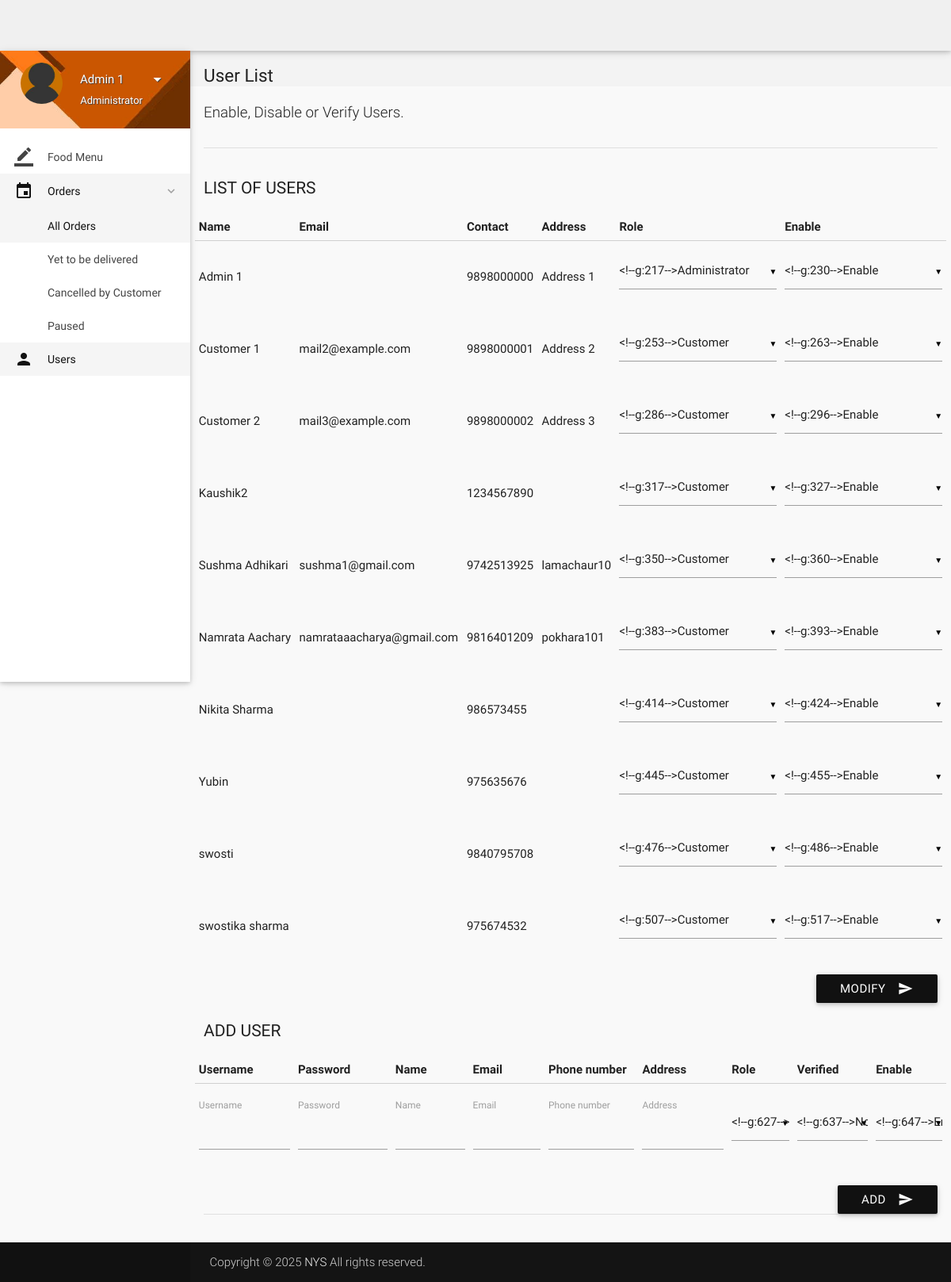
Screenshot of /account/users.php (signed in) with the database file from the repository.
### tables this page shows
CREATE TABLE `users` (
  `id` int(11) NOT NULL,
  `role` varchar(15) NOT NULL DEFAULT 'Customer',
  `name` varchar(15) NOT NULL,
  `username` varchar(100) NOT NULL,
  `password` varchar(16) NOT NULL,
  `email` varchar(35) DEFAULT NULL,
  `address` varchar(300) DEFAULT NULL,
  `contact` bigint(11) NOT NULL,
  `verified` tinyint(1) NOT NULL DEFAULT 0,
  `deleted` tinyint(4) NOT NULL DEFAULT 0
);

### account/includes/connect.php (called while the page is built, shortened)
<?php
$name = $_SESSION['name'];
$role = $_SESSION['role'];
?>

### account/users.php (the view, shortened to what this page needs)
<?php
include 'includes/connect.php';
	if($_SESSION['admin_sid']==session_id())
	{
		?>
<!DOCTYPE html>
<html lang="en">
<head>
  <link href="css/materialize.min.css" type="text/css" rel="stylesheet" media="screen,projection">
  <link href="css/style.min.css" type="text/css" rel="stylesheet" media="screen,projection">
  <link href="css/custom/custom.min.css" type="text/css" rel="stylesheet" media="screen,projection">
  <link href="js/plugins/perfect-scrollbar/perfect-scrollbar.css" type="text/css" rel="stylesheet" media="screen,projection">
</head>
<body>
  <header id="header" class="page-topbar">
        <div class="navbar-fixed">
            <nav class="navbar-color">
                <div class="nav-wrapper">
                </div>
            </nav>
        </div>
  </header>
  <div id="main">
    <div class="wrapper">
      <aside id="left-sidebar-nav">
        <ul id="slide-out" class="side-nav fixed leftside-navigation">
            <li class="user-details cyan darken-2">
            <div class="row">
                <div class="col col s4 m4 l4">
                    <img src="images/avatar.jpg" alt="" class="circle responsive-img valign profile-image">
                </div>
                <div class="col col s8 m8 l8">
                    <a class="btn-flat dropdown-button waves-effect waves-light white-text profile-btn" href="#" data-activates="profile-dropdown"><?php echo $name;?> <i class="mdi-navigation-arrow-drop-down right"></i></a>
                    <p class="user-roal"><?php echo $role;?></p>
                </div>
            </div>
            </li>
            <li class="bold"><a href="index.php" class="waves-effect waves-cyan"><i class="mdi-editor-border-color"></i> Food Menu</a>
            </li>
            <li class="no-padding">
            <ul class="collapsible collapsible-accordion">
              <li class="bold"><a class="collapsible-header waves-effect waves-cyan active"><i class="mdi-editor-insert-invitation"></i> Orders</a>
                <div class="collapsible-body">
                  <ul>
                    <li class="<?php if (!isset($_GET['status'])) echo 'active'; ?>"><a href="all-orders.php">All Orders</a></li>
                    <?php
                    $allowed_statuses = array('Yet to be delivered', 'Cancelled by Customer', 'Paused');
                    foreach ($allowed_statuses as $allowed_status) {
                      $active = (isset($_GET['status']) && $_GET['status'] == $allowed_status) ? 'active' : '';
                      echo '<li class="'.$active.'"><a href="all-orders.php?status='.$allowed_status.'">'.$allowed_status.'</a></li>';
                    }
                    ?>
                  </ul>
                </div>
              </li>
            </ul>
          </li>
            <li class="bold active"><a href="users.php" class="waves-effect waves-cyan"><i class="mdi-social-person"></i> Users</a>
            </li>
        </ul>
        </aside>
      <section id="content">
        <div id="breadcrumbs-wrapper">
          <div class="container">
            <div class="row">
              <div class="col s12 m12 l12">
                <h5 class="breadcrumbs-title">User List</h5>
              </div>
            </div>
          </div>
        </div>
        <div class="container">
          <p class="caption">Enable, Disable or Verify Users.</p>
          <div class="divider"></div>
          <div id="editableTable" class="section">
		  <form class="formValidate" id="formValidate1" method="post" action="routers/user-router.php" novalidate="novalidate">
            <div class="row">
              <div class="col s12 m4 l3">
                <h4 class="header">List of users</h4>
              </div>
              <div>
<table>
                    <thead>
                      <tr>
                        <th data-field="name">Name</th>
                        <th data-field="price">Email</th>
                        <th data-field="price">Contact</th>
                        <th data-field="price">Address</th>
                        <th data-field="price">Role</th>
                        <th data-field="price">Enable</th>
                      </tr>
                    </thead>
                    <tbody>
				<?php
				$result = mysqli_query($con, "SELECT * FROM users");
				while($row = mysqli_fetch_array($result))
				{
					echo '<tr><td>'.$row["name"].'</td>';
					echo '<td>'.$row["email"].'</td>';
					echo '<td>'.$row["contact"].'</td>';
					echo '<td>'.$row["address"].'</td>';
					echo '<td><select name="'.$row['id'].'_role">
                      <option value="Administrator"'.($row['role']=='Administrator' ? 'selected' : '').'>Administrator</option>
                      <option value="Customer"'.($row['role']=='Customer' ? 'selected' : '').'>Customer</option>
                    </select></td>';
					echo '<td><select name="'.$row['id'].'_deleted">
                      <option value="1"'.($row['deleted'] ? 'selected' : '').'>Disable</option>
                      <option value="0"'.(!$row['deleted'] ? 'selected' : '').'>Enable</option>
                    </select></td>';
				}
				?>
                    </tbody>
</table>
              </div>
			  <div class="input-field col s12">
                              <button class="btn cyan waves-effect waves-light right" type="submit" name="action">Modify
                                <i class="mdi-content-send right"></i>
                              </button>
                            </div>
            </div>
			</form>
		  <form class="formValidate" id="formValidate" method="post" action="routers/add-users.php" novalidate="novalidate">
            <div class="row">
              <div class="col s12 m4 l3">
                <h4 class="header">Add User</h4>
              </div>
              <div>
<table>
                    <thead>
                      <tr>
                        <th data-field="name">Username</th>
                        <th data-field="name">Password</th>
                        <th data-field="name">Name</th>
                        <th data-field="price">Email</th>
                        <th data-field="price">Phone number</th>
                        <th data-field="price">Address</th>
                        <th data-field="price">Role</th>
                        <th data-field="price">Verified</th>
                        <th data-field="price">Enable</th>
                      </tr>
                    </thead>
                    <tbody>
				<?php
					echo '<tr><td><label for="username">Username</label><input id="username" name="username" type="text" data-error=".errorTxt02"><div class="errorTxt02"></div></td>';
					echo '<td><label for="password">Password</label><input id="password" name="password" type="password" data-error=".errorTxt03"><div class="errorTxt03"></div></td>';
					echo '<td><label for="name">Name</label><input id="name" name="name" type="text" data-error=".errorTxt04"><div class="errorTxt04"></div></td>';
					echo '<td><label for="email">Email</label><input id="email" name="email" type="email"></td>';
					echo '<td><label for="contact">Phone number</label><input id="contact" name="contact" type="number" data-error=".errorTxt05"><div class="errorTxt05"></div></td>';
					echo '<td><label for="address">Address</label><input id="address" name="address" type="text" data-error=".errorTxt06"><div class="errorTxt06"></div></td>';
					echo '<td><select name="role">
                      <option value="Administrator">Administrator</option>
                      <option value="Customer" selected>Customer</option>
                    </select></td>';
					echo '<td><select name="verified">
                      <option value="1">Verified</option>
                      <option value="0" selected>Not Verified</option>
                    </select></td>';
					echo '<td><select name="deleted">
                      <option value="1">Disable</option>
                      <option value="0" selected>Enable</option>
                    </select></td></tr>';
				?>
                    </tbody>
</table>
              </div>
			  <div class="input-field col s12">
                              <button class="btn cyan waves-effect waves-light right" type="submit" name="action">Add
                                <i class="mdi-content-send right"></i>
                              </button>
                            </div>
            </div>
			</form>
            <div class="divider"></div>
          </div>
        </div>
        </div>
    </div>
  <footer class="page-footer">
    <div class="footer-copyright">
      <div class="container">
        <span>Copyright © 2025 <a class="grey-text text-lighten-4" href="#" target="_blank">NYS</a> All rights reserved.</span>
        </div>
    </div>
  </footer>
</body>
</html>
<?php
	}
?>

### account/users.php (style rules this page uses)
#header.page-topbar { background-color: #f0f0f0; }
#header.page-topbar .navbar-fixed .navbar-color { background-color: #f0f0f0; }

### rows the page displays
users: name "Admin 1", contact "9898000000", address "Address 1"
users: name "Customer 1", email "mail2@example.com", contact "9898000001", address "Address 2"
users: name "Customer 2", email "mail3@example.com", contact "9898000002", address "Address 3"
users: name "Kaushik2", contact "1234567890"
users: name "Sushma Adhikari", email "sushma1@gmail.com", contact "9742513925", address "lamachaur10"
users: name "Namrata Aachary", email "namrataaacharya@gmail.com", contact "9816401209", address "pokhara101"
users: name "Nikita Sharma", contact "986573455"
users: name "Yubin", contact "975635676"
users: name "swosti", contact "9840795708"
users: name "swostika sharma", contact "975674532"

### other values shown
$name "Admin 1"
$role "Administrator"
$allowed_status "Yet to be delivered"
$allowed_status "Cancelled by Customer"
$allowed_status "Paused"
